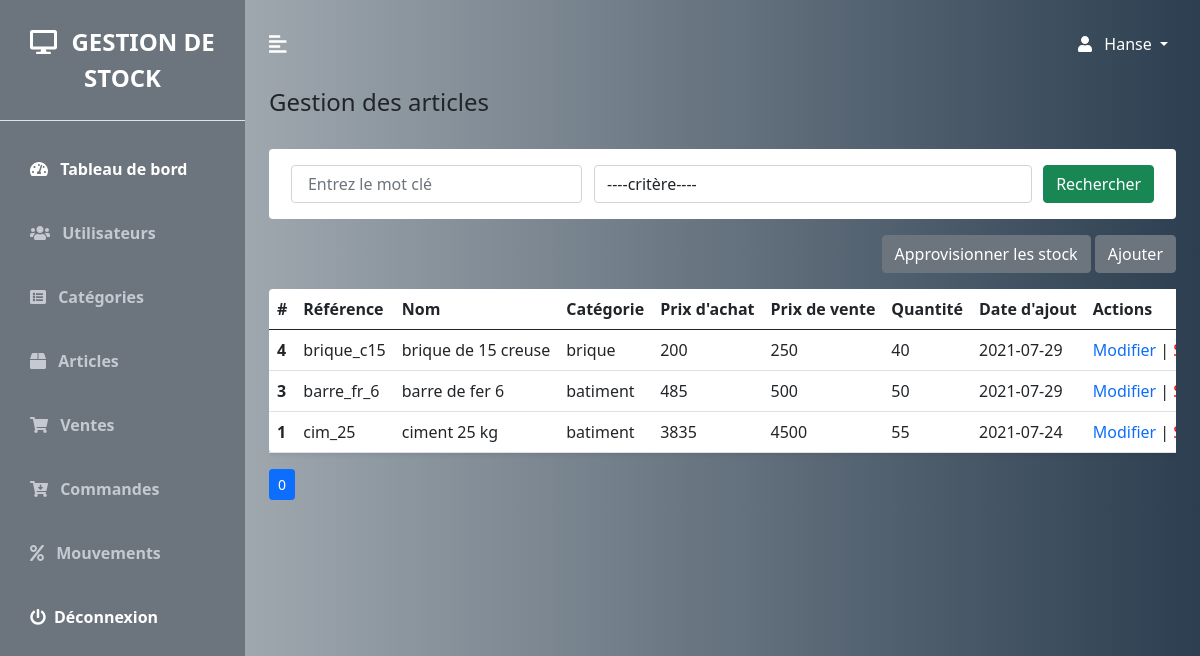
Screenshot of /articles.php (signed in) with the database file from the repository.
### tables this page shows
CREATE TABLE `articles` (
  `id_article` int NOT NULL,
  `ref_article` varchar(20) NOT NULL,
  `nom_article` varchar(20) NOT NULL,
  `categorie` varchar(20) NOT NULL,
  `prix_d_achat` double NOT NULL,
  `prix_de_vente` double NOT NULL,
  `quantite` int NOT NULL DEFAULT '0',
  `date_ajout` varchar(11) NOT NULL,
  `jours` varchar(15) NOT NULL,
  `mois` varchar(15) NOT NULL
);

### config/articles/articleReq.php (called while the page is built)
<?php
        require_once('config/bdd/bdd.php');
        $select = "";
        $mc ="";
        $size = 20;
        if(isset($_GET['page'])){
            $page = htmlspecialchars($_GET['page']);
        }else{
            $page = 0;
        }
        $offset=$size*$page;
        if(isset($_GET['motCle'],$_GET['select'])){
            $mc= htmlspecialchars($_GET['motCle']);
            $select= $_GET['select'];
            $req = $conn->prepare("SELECT * FROM articles WHERE $select like  '%$mc%' ORDER BY id_article DESC  LIMIT $size OFFSET $offset");
        }else{
            $req = $conn->prepare("SELECT * FROM articles ORDER BY id_article DESC  LIMIT $size OFFSET $offset ");
        }
        $req->execute();
        $result = $req->fetchAll();
        if(isset($_GET['motCle'],$_GET['select']))
        $req2 = $conn->prepare("SELECT COUNT(*) AS NMBRE_SUP FROM articles WHERE $select like  '%$mc%' ORDER BY id_article DESC  ");
        else
        $req2 = $conn->prepare("SELECT COUNT(*) AS NMBRE_SUP FROM articles ORDER BY id_article DESC ");
        $req2->execute();
        $ligne=$req2->fetch(PDO::FETCH_ASSOC);
        $NMBRE=$ligne['NMBRE_SUP'];
        if(($NMBRE % $size)==0) $nbrePages=floor($NMBRE / $size);
        else  $nbrePages=floor($NMBRE / $size)+1;
?>

### articles.php (the view, shortened to what this page needs)
<?php
    require('config/articles/articleReq.php');
?>
<!DOCTYPE html>
<html lang="fr">
<head>
    <link href="config/bootstrap/css/bootstrap.min.css" rel="stylesheet"  >
    <link rel="stylesheet" href="config/css/style.css">
</head>
<body>
    <div class="d-flex" id="wrapper">
        <?php require('sidebar.php') ?>
            <div id="page-content-wrapper">
                <?php require('navbar.php') ?>
                <div class="container-fluid px-4">
                    <h3 class="fs-4 mb-3">Gestion des articles</h3>
                    <div class="row g-3 my-2">
                        <form  method="get">
                                    <div class="col-md-12">
                                        <div class="p-3 bg-white shadown-sm d-flex justify-content-around align-items-center rounded">
                                            <div class="form-group col-md-4">
                                                    <input type="text" class="form-control mr-sm-2" aria-label="search" value=""
                                                    placeholder=" Entrez le mot clé" name="motCle">
                                            </div>
                                            <div class="form-group col-md-6">
                                                <select name="select" class="form-control">
                                                    <option value="">----critère----</option>
                                                </select>
                                            </div>
                                            <button class="btn btn-success my-2 my-sm-0" type="submit">Rechercher</button>
                                        </div>
                                    </div>
                            </form>
                             <div class="d-flex justify-content-end">
                                   <button type="button" class="btn btn-secondary" data-bs-toggle="modal" data-bs-target="#staticBackdrop2">
                                        Approvisionner les stock
                                    </button>
                                                <?php require('config/articles/approvisionnement.php') ?>
                                    <button type="button" class="btn btn-secondary ms-1" data-bs-toggle="modal" data-bs-target="#staticBackdrop">
                                        Ajouter
                                    </button>
                                                <?php require('config/articles/ajouter.php') ?>
                    </div>
                   <div class="col">
                       <div style="overflow:auto;white-space: nowrap;" >
                        <table class="table bg-white rounded shadow-sm  table-hover">
                            <thead>
                                <tr>
                                    <th scope="col" width="50">#</th>
                                    <th scope="col">Référence</th>
                                    <th scope="col">Nom</th>
                                    <th scope="col">Catégorie</th>
                                    <th scope="col">Prix d'achat</th>
                                    <th scope="col">Prix de vente</th>
                                    <th scope="col">Quantité</th>
                                    <th scope="col">Date d'ajout</th>
                                    <th scope="col">Actions</th>
                                </tr>
                            </thead>
                            <tbody>
                                <?php foreach ($result as $result) : ?>
                                <tr>
                                    <th scope="row"> <?= $result['id_article'] ?></th>
                                    <td><?= $result['ref_article'] ?></td>
                                    <td><?= $result['nom_article'] ?></td>
                                    <td><?= $result['categorie'] ?></td>
                                    <td><?= $result['prix_d_achat'] ?></td>
                                    <td><?= $result['prix_de_vente'] ?></td>
                                    <td><?= $result['quantite'] ?></td>
                                    <td><?= $result['date_ajout'] ?></td>
                                    <td>
                                        <a href="modifierArt.php?id_article=<?=$result['id_article']?>"   style="text-decoration:none" >Modifier</a> |
                                        <a href="config/articles/supprimer.php?id_article=<?=$result['id_article']?>" onclick="return confirm( 'ETES VOUS SUR DE VOULOIR SUPPRIMER CET ELEMENT?' )" style="text-decoration:none;color:red">Supprimer</a>
                                   </td>
                                </tr>
                               <?php endforeach ?>
                            </tbody>
                        </table>
                       </div>
                        <ul class="pagination pagination-sm">
                            <?php for($i=0;$i<$nbrePages;$i++) {?>
                                <li class="page-item <?php  echo(($i==$page)?'active':''); ?>" aria-current="page" style="margin-right:10px;" >
                                    <a  class="page-link " href="articles.php?page=<?php  echo($i) ?>&motCle=<?php  echo($mc) ?>"> <?php  echo($i) ?> </a>
                                </li>
                            <?php } ?>
                        </ul>
                    </div>
                </div>
            </div>
    </div>
</body>
</html>

### sidebar.php (shortened to what this page needs)
<!DOCTYPE html>
<html lang="fr">
<head>
    <link rel="stylesheet" href="config/css/all.css"  />
    <link href="config/bootstrap/css/bootstrap.min.css" rel="stylesheet"  >
    <link rel="stylesheet" href="config/css/style.css">
</head>
<body>
             <div class="bg-secondary" id="sidebar-wrapper" >
                <div class="sidebar-heading text-center py-4 primary-text fs-4 fw-bold text-uppercase border-bottom"  >
                        <i class="fa fa-desktop me-2" ></i>
                        Gestion de stock
                </div>
                <div class="list-group list-group-flush my-3">
                    <a href="index.php" class="list-group-item  list-group-item-action second-text bg-transparent active">
                            <i class="fas fa-tachometer-alt me-2"></i> Tableau de bord
                    </a>
                    <a href="utilisateurs.php" class="list-group-item  list-group-item-action second-text bg-transparent fw-bold">
                            <i class="fa fa-users me-2"></i> Utilisateurs
                    </a>
                    <a href="categories.php" class="list-group-item  list-group-item-action second-text bg-transparent fw-bold">
                            <i class="fa fa-list-alt me-2"></i> Catégories
                    </a>
                    <a href="articles.php" class="list-group-item  list-group-item-action second-text bg-transparent fw-bold">
                            <i class="fas fa-box  me-2"></i> Articles
                    </a>
                    <a href="ventes.php" class="list-group-item  list-group-item-action second-text bg-transparent fw-bold">
                            <i class="fa fa-shopping-cart me-2"></i> Ventes
                    </a>
                    <a href="commandes.php" class="list-group-item  list-group-item-action second-text bg-transparent fw-bold">
                            <i class="fa fa-cart-arrow-down me-2"></i> Commandes
                    </a>
                    <a href="mouvements.php" class="list-group-item  list-group-item-action second-text bg-transparent fw-bold">
                            <i class="fa fa-percent me-2"></i> Mouvements
                    </a>
                    <a href="logout.php" class="list-group-item list-group-item-action bg-transparent text-white fw-bold"><i
                        class="fas fa-power-off me-2"></i>Déconnexion</a>
                </div>
            </div>
</body>
</html>

### navbar.php (shortened to what this page needs)
<!DOCTYPE html>
<html lang="fr">
<head>
     <link rel="stylesheet" href="config/css/all.css"  />
    <link href="config/bootstrap/css/bootstrap.min.css" rel="stylesheet"  >
    <link rel="stylesheet" href="config/css/style.css">
</head>
<body>
            <nav class="navbar navbar-expand-lg navbar-light bg-transparent py-4 px-4">
                        <div class="d-flex align-items-center" id="menu-toggle"  >
                             <i  class="fas fa-align-left primary-text fs-5 me-3" > </i>
                        </div>
                        <div class="collapse navbar-collapse" id="navbarSupportedContent">
                            <ul class="navbar-nav ms-auto mb-2 mb-lg-0">
                                <li class="nav-item-dropdown">
                                    <a href="#" class="nav-link dropdown-toggle text-white second-text fw-bol" id="navbarDropdown"
                                        role="button" data-bs-toggle="dropdown" aria-expanded="false"
                                    >
                                        <i class="fas fa-user me-2"></i>
                                        <?php  echo((isset($_SESSION['PROFILE']))?($_SESSION['PROFILE']['nom']):"") ?>
                                    </a>
                                </li>
                            </ul>
                        </div>
                </nav>
</body>
</html>

### config/articles/approvisionnement.php (shortened to what this page needs)
<!DOCTYPE html>
<html lang="fr">
<head>
    <link rel="stylesheet" href="https://cdnjs.cloudflare.com/ajax/libs/font-awesome/5.15.3/css/all.min.css"
 />
</head>
<body>
</body>
</html>

### config/articles/ajouter.php (shortened to what this page needs)
<!DOCTYPE html>
<html lang="fr">
<head>
    <link rel="stylesheet" href="https://cdnjs.cloudflare.com/ajax/libs/font-awesome/5.15.3/css/all.min.css"
 />
    <link href="../bootstrap/css/bootstrap.min.css" rel="stylesheet"  >
    <link rel="stylesheet" href="../css/style.css">
</head>
<body>
</body>
</html>

### config/css/style.css (style rules this page uses)
:root { --main-bg-color: #35d670; --main-text-color: #ffffff; --second-text-color: #c5c9d1; --second-bg-color: #4e6a88; }
.primary-text { color: var(--main-text-color); }
.second-text { color: var(--second-text-color); }
#wrapper { overflow-x: hidden; background-image: linear-gradient( to right, #bdc3c7, #2c3e50); }
#sidebar-wrapper { min-height: 100vh; margin-left: -15rem; -webkit-transition: margin 0.25s ease-out; -moz-transition: margin 0.25s ease-out; -o-transition: margin 0.25s ease-out; transition: margin 0.25s ease-out; }
#sidebar-wrapper .sidebar-heading { padding: 0.875rem 1.25rem; font-size: 1.2rem; }
#sidebar-wrapper .list-group { width: 15rem; }
#page-content-wrapper { min-width: 100vw; }
#menu-toggle { cursor: pointer; }
.list-group-item { border: none; padding: 20px 30px; }
.list-group-item.active { background-color: transparent; color: var(--main-text-color); font-weight: bold; border: none; }
@media (min-width: 768px) { #sidebar-wrapper { margin-left: 0; } }
@media (min-width: 768px) { #page-content-wrapper { min-width: 0; width: 100%; } }

### config/css/all.css (style rules this page uses)
.fa-align-left:before { content: "\f036"; }
.fa-box:before { content: "\f466"; }
.fa-cart-arrow-down:before { content: "\f218"; }
.fa-desktop:before { content: "\f108"; }
.fa-list-alt:before { content: "\f022"; }
.fa-percent:before { content: "\f295"; }
.fa-power-off:before { content: "\f011"; }
.fa-shopping-cart:before { content: "\f07a"; }
.fa-tachometer-alt:before { content: "\f3fd"; }
.fa-user:before { content: "\f007"; }
.fa-users:before { content: "\f0c0"; }

### rows the page displays
articles: id_article "4", ref_article "brique_c15", nom_article "brique de 15 creuse", categorie "brique", prix_d_achat "200", prix_de_vente "250", quantite "40", date_ajout "2021-07-29"
articles: id_article "3", ref_article "barre_fr_6", nom_article "barre de fer 6", categorie "batiment", prix_d_achat "485", prix_de_vente "500", quantite "50", date_ajout "2021-07-29"
articles: id_article "1", ref_article "cim_25", nom_article "ciment 25 kg", categorie "batiment", prix_d_achat "3835", prix_de_vente "4500", quantite "55", date_ajout "2021-07-24"

### other values shown
$_SESSION['PROFILE']['nom'] "Hanse"
